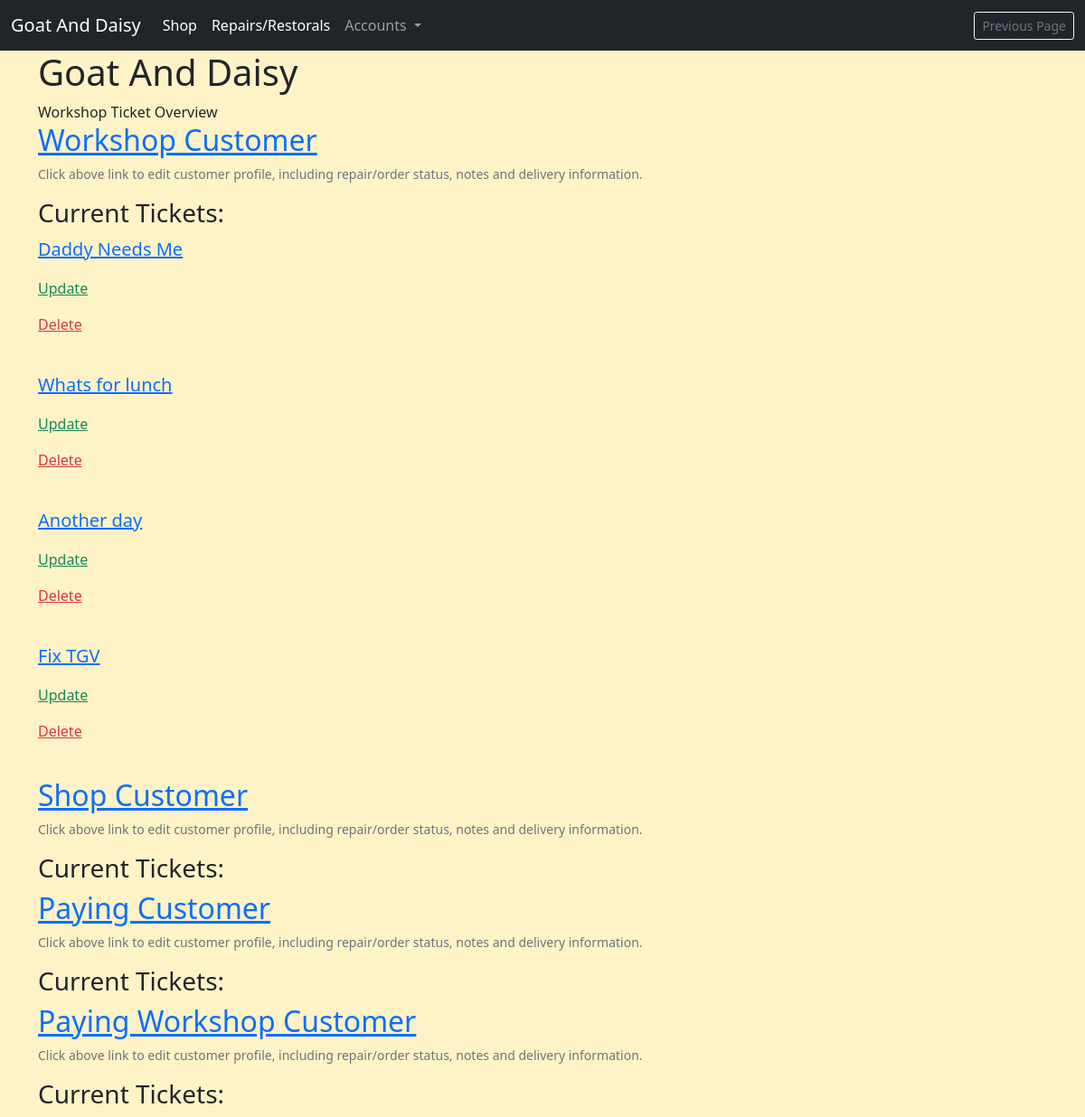
/workshop/ticket-overview/, run on an earlier commit of the app's database.
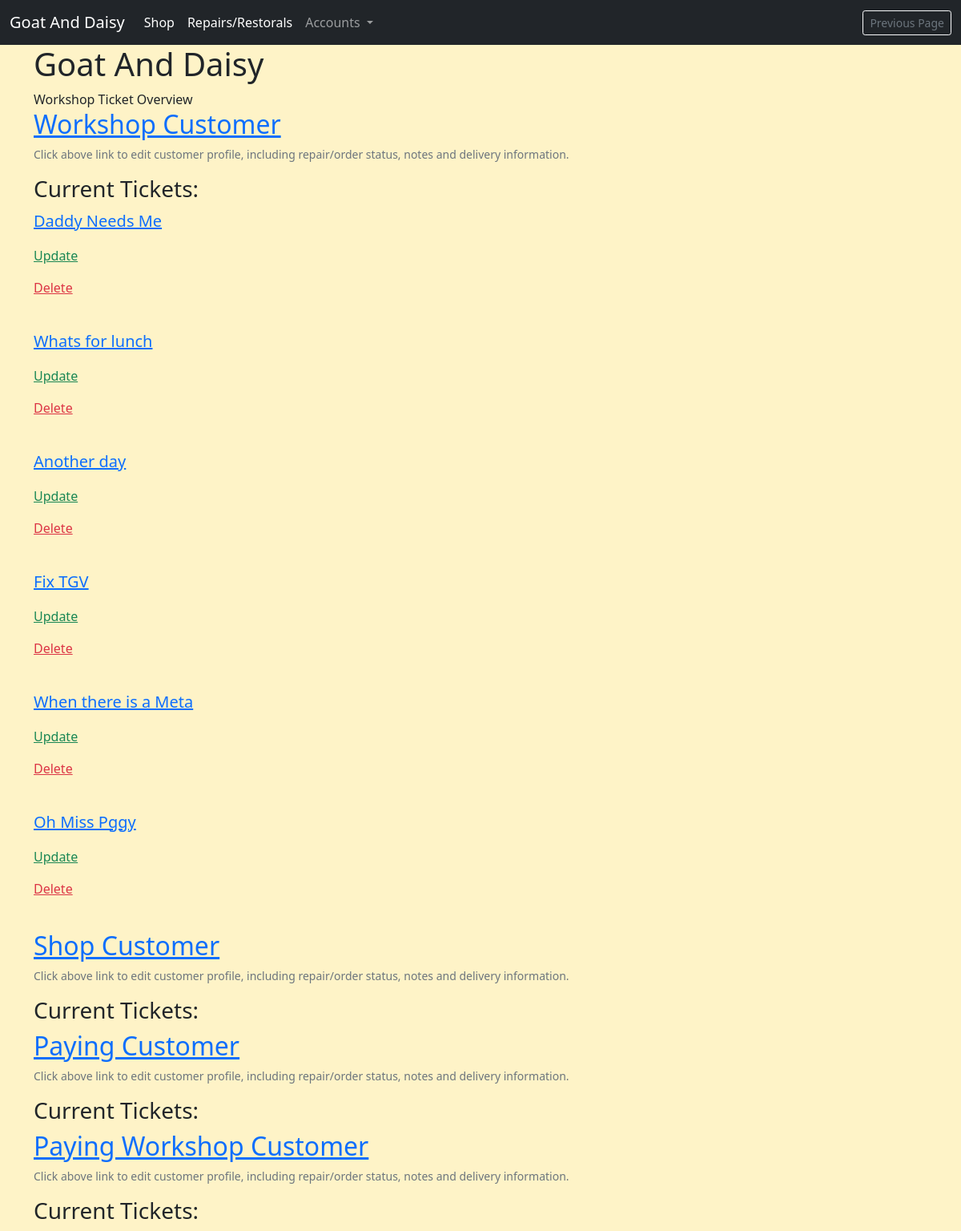
And on a later commit of the database.
### profiles/models.py (models this page shows, shortened)
class Customer(models.Model):
    username = models.OneToOneField(
        User, on_delete=models.CASCADE, null=True, editable=False)
    email = models.EmailField(unique=True, default="start@domain.dj")
    full_name = models.CharField(max_length=100, null=True, blank=True)
    address1 = models.CharField(max_length=100, null=True, blank=True)
    address2 = models.CharField(max_length=100, null=True, blank=True)
    postcode = models.CharField(max_length=40, null=True, blank=True)
    town_or_city = models.CharField(max_length=40, null=True, blank=True)
    country = models.CharField(max_length=40, null=True, blank=True)
    notes = models.TextField(null=True, blank=True)
    staff_notes = models.TextField(null=True, blank=True)
    has_active_shop_orders = models.BooleanField(default=False)
    has_active_repairs = models.BooleanField(default=False)

### repairs_restorals/models.py (models this page shows, shortened)
class ServiceTicket(models.Model):
    customer = models.ForeignKey(
        Customer, related_name='service_ticket', on_delete=models.CASCADE)
    workshop_staff_responsible = models.ForeignKey(
        StaffMember, related_name='staff_tickets', on_delete=models.CASCADE)
    title = models.CharField(max_length=255)
    date_created = models.DateField(auto_now_add=True, editable=False)
    last_updated = models.DateField(auto_now=True, editable=False)
    service_description = models.TextField()
    link_to_desired_materials_1 = models.URLField(null=True, blank=True)
    link_to_desired_materials_2 = models.URLField(null=True, blank=True)
    link_to_desired_materials_3 = models.URLField(null=True, blank=True)
    is_completed = models.BooleanField(default=False)
    has_invoice = models.BooleanField(default=False)

### repairs_restorals/views.py (the view)
# urls.py: path('ticket-overview/', views.WorkshopStaffTicketOverview.as_view(),
class WorkshopStaffTicketOverview(ListView):
    queryset = Customer.objects.prefetch_related(
        'service_ticket').filter(has_active_repairs=True)
    template_name = 'repairs_restorals/workshop_ticket_overview.html'
    context_object_name = 'customers'

### invoices/contexts.py (called while the page is built, shortened)
def shopping_cart(request):
    template_cart = []
    products_count = 0
    order_amount = 0
    shipping = 500
    cart = request.session.get('cart', {})
    for item in enumerate(template_cart):
        products_count += 1
    order_total = order_amount + shipping
    stripe_total = round(order_total * 100)
    context = {
        'template_cart': template_cart,
        'products_count': products_count,
        'order_amount': order_amount,
        'shipping': shipping,
        'order_total': order_total,
        'stripe_total': stripe_total,
    }
    return context

### profiles/templatetags/user_in_group_tag.py (called while the page is built)
@register.filter(name='has_group')
def has_group(user, group_name):
    try:
        group = Group.objects.get(name=group_name)
    except Group.DoesNotExist:
        return False
    return group in user.groups.all()

### repairs_restorals/templates/repairs_restorals/workshop_ticket_overview.html (shortened to what this page needs)
{% extends 'base.html' %}
{% block content %}
Workshop Ticket Overview
{% for customer in customers %}
    <a href="{% url 'customer_account_update' pk=customer.id %}">
        <p class="h2">{{ customer.full_name }}</p>
    </a>
    <p class="small text-muted">Click above link to edit customer profile, including repair/order status, notes and delivery information. </p>
    <p class="h3">Current Tickets: </p>
    {% for ticket in customer.service_ticket.all %}
    {% if not ticket.is_completed %}
        <a href="{% url 'service_ticket' pk=ticket.id %}">
            <p class="lead">{{ ticket.title }}</p>
        </a>
        <a href="{% url 'update_service_ticket' pk=ticket.id %}" class="text-success">
            <p>Update</p>
        </a>
        <a href="{% url 'ticket_delete' pk=ticket.id %}" class="text-danger">
            <p>Delete</p>
        </a>
        <br>
    {% endif %}
    {% endfor %}
{% endfor %}
{% endblock %}

What changed in the data, as far as the page shows it:
added ServiceTicket: title "When there is a Meta", shown under Customer "Workshop Customer"
added ServiceTicket: title "Oh Miss Pggy", shown under Customer "Workshop Customer"
